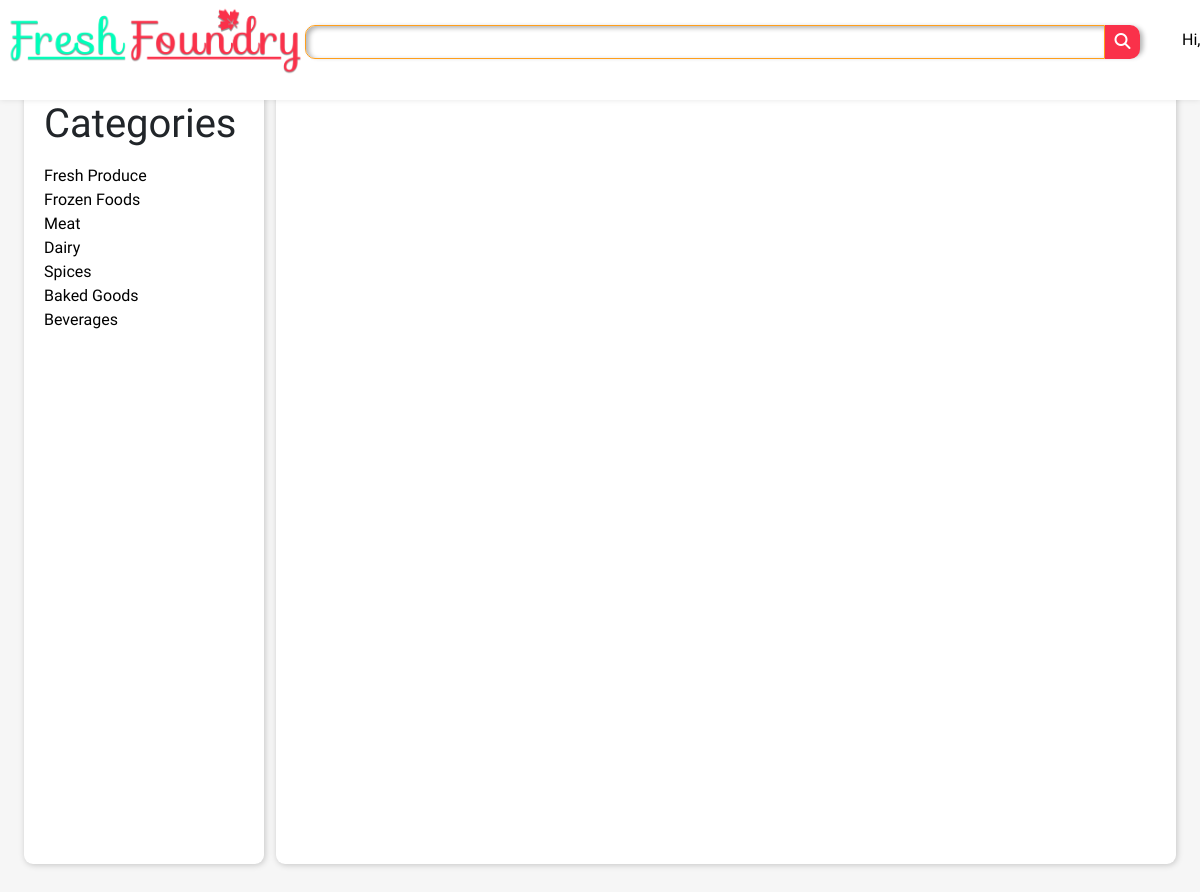
The page /users/fresh.php on the database as committed earlier.
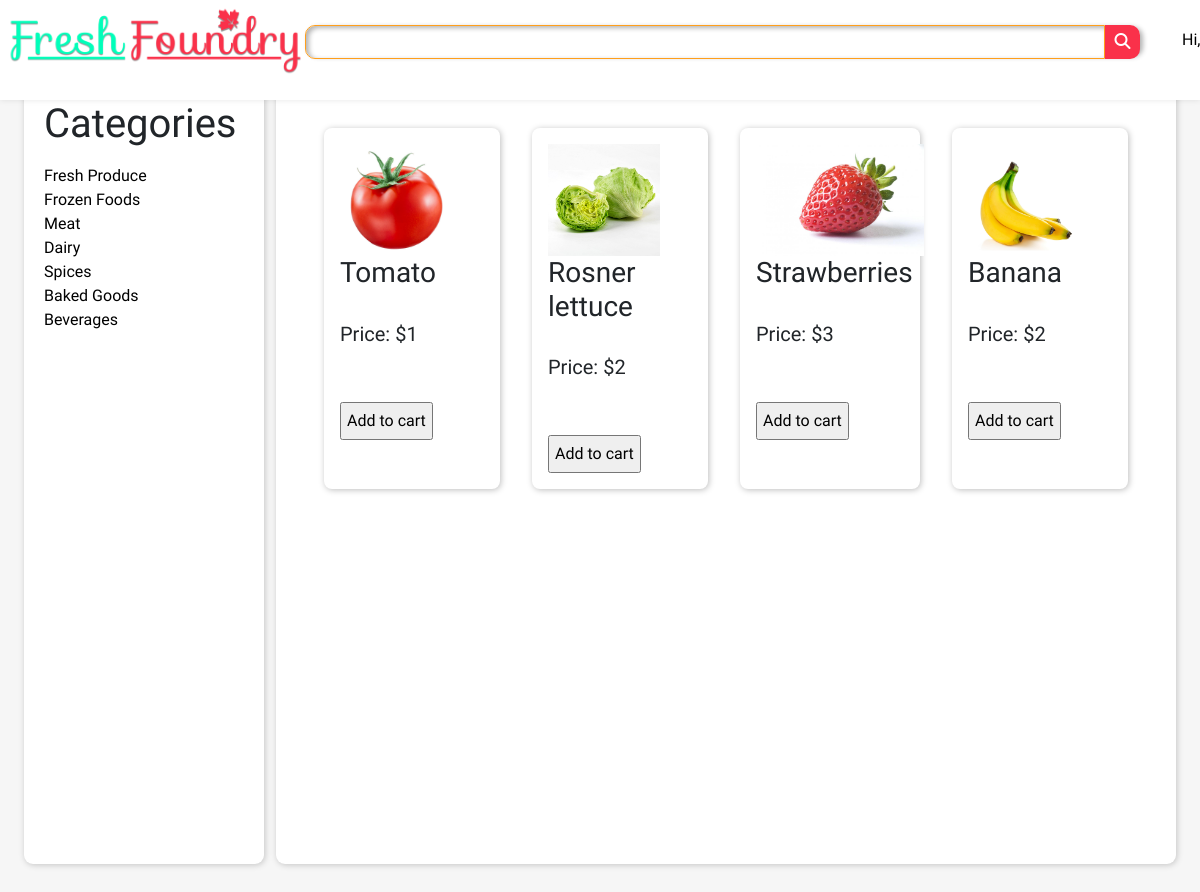
The same page on the database as committed later.
### tables this page shows
CREATE TABLE `fresh_produce` (
  `sr_no` int(11) NOT NULL,
  `goods` varchar(255) NOT NULL,
  `goods_id` varchar(255) NOT NULL,
  `prod_id` varchar(255) NOT NULL,
  `price` int(11) NOT NULL,
  `image` varchar(255) NOT NULL
);

### users/fresh.php (the view, shortened to what this page needs)
<!DOCTYPE html>
<html lang="en">
<head>
    <link rel="stylesheet" href="https://cdn.jsdelivr.net/npm/bootstrap@5.1.3/dist/css/bootstrap.min.css">
    <link rel="stylesheet" href="../style/admin_style.css">
    <link rel="stylesheet" href="../style/style.css">
</head>
<body>
    <header>
        <div class="logo">
            <a href="../indexloggedin.php"><img src="../Assets/Images/FreshLogo0.3.png" alt=""></a>
        </div>
        <div class="shadow-box">
            <div class="searchbar">
                <input type="text">
                <a href="#"><button><i class="fas fa-search"></i></button></a>
            </div>
        </div>
        <div class="nav">
            <nav class="navbar">
                <ul>
                    <li><a href="#">Hi, <?php echo ucfirst($_COOKIE['user_cookie']);?></a></li>
                </ul>
            </nav>
        </div>
    </header>
    <main>
        <div class="dashboard">
            <h1 class="dashhead">
            <a>Categories</a>
            </h1>
                <div class="accordion-body" style="text-decoration:none;">
                    <a  href="./fresh.php">Fresh Produce</a><br/>
                    <a href="./frozen.php">Frozen Foods</a><br/>
                    <a href="./meat.php">Meat</a><br/>
                    <a href="./dairy.php">Dairy</a><br/>
                    <a href="./spices.php">Spices</a><br/>
                    <a href="./baked.php">Baked Goods</a><br/>
                    <a href="./beverages.php">Beverages </a><br/>
                </div>
        </div>
        <div class="adminops">
            <div class="productpageitems">
<?php
$dsn = 'mysql:host=localhost;dbname=freshfoundry';
$username = 'root';
$password = '';
try {
    $db = new PDO($dsn,$username,$password);
} catch (PDOException $e) {
    $error_message = $e->getMessage();
    echo $error_message;
    exit();
}
$stmt = $db->prepare("SELECT * FROM fresh_produce");
$stmt->execute();
$data = $stmt->fetchAll(PDO::FETCH_ASSOC);
foreach ($data as $row) {
    echo '<div class="cards_item">'.'<img src="../uploads/'. $row['image'].'"> <h3>'.$row['goods']."</h3><br /><h5>Price: $". $row['price']."</h5><br />".'<br />'.'<form action="insert2cart.php" method="post"><input name="good_name" value=" '.$row['goods'].'"style="display:none" >'.'<input name="good_price"  value="'.$row['price'].'" style="display:none">'.'<input name="good_image"  value="'.$row['image'].'" style="display:none">'.'<input class="padding-5" name="submit" type="submit" value="Add to cart"></form></div>';
}
?>
</div>
</div>
</body>
</html>

Rows that differ between the two databases and show on the page:
added fresh_produce: image (picture), goods "Tomato", price "1"
added fresh_produce: image (picture), goods "Rosner lettuce", price "2"
added fresh_produce: image (picture), goods "Strawberries", price "3"
added fresh_produce: image (picture), goods "Banana", price "2"
